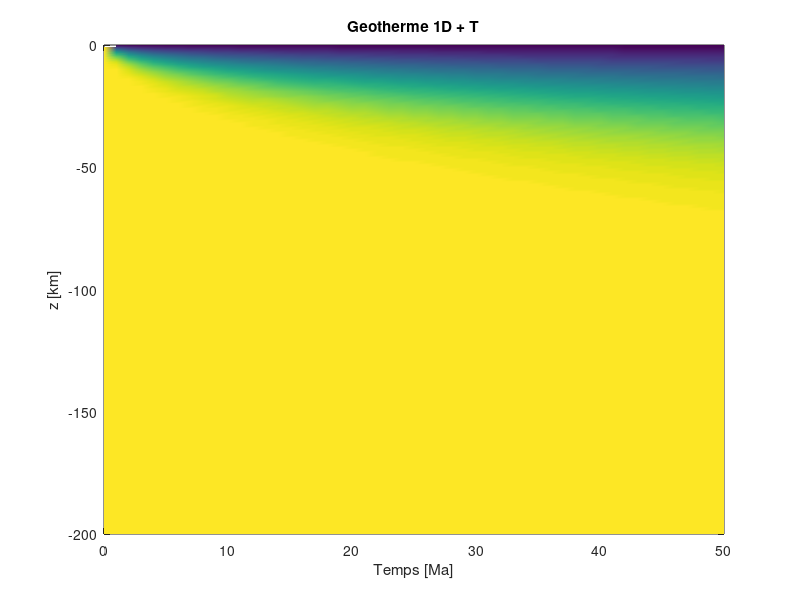

Recreate this plot in MATLAB.
%geothermie1D_script1
clear ;
close all ;
clc ;

%Physical parameter------------------------------------------------

Ts = 0;          %  Surface Temperature [C]
Tm = 1350;       %  Asth. Temp.         [C]
kappa = 1e-6;    %  Diffusivity         [m²/s]

zmin = 0;         % min Depth            [km]
zmax = 200;       % max Depth            [km]
dz   = 1;         %resolution            [km]

tmin = 0             % min Thermal age        [Ma]
tmax = 50            % max Thermal age        [Ma]
dt = 1             % resolution

%--------------------------------------------------
% Units [Syst, Int.];
zmin = zmin*1e3;   % min Depth              [m]
zmax = zmax*1e3;   % max Depth              [m]
dz   = dz*1e3;
tmin = tmin*1e6*365*24*3600; % minThermal age  [s]
tmax = tmax*1e6*365*24*3600; % maxThermal age  [s]
dt   = dt*1e6*365*24*3600;
%--------------------------------------------------
Tab1d_t = tmin:dt:tmax;  % Temperature  [C]
Tab1d_z = zmin:dz:zmax;  % Depths       [km]

T = zeros(size(Tab1d_z,2),size(Tab1d_t,2));

%Boucle T en fonction de z
for i=1 : size(Tab1d_z,2);
    for j = 1 : size(Tab1d_t,2);
        
        T(i,j) = Tm + (Ts-Tm)*erfc(Tab1d_z(1,i)./sqrt(kappa*Tab1d_t(1,j)));
    end
end
figure(1),
pcolor(Tab1d_t/(1e6*365*24*3600),-Tab1d_z/1e3,T)
shading interp
xlabel('Temps [Ma]');
ylabel('z [km]');
title( 'Geotherme 1D + T')



